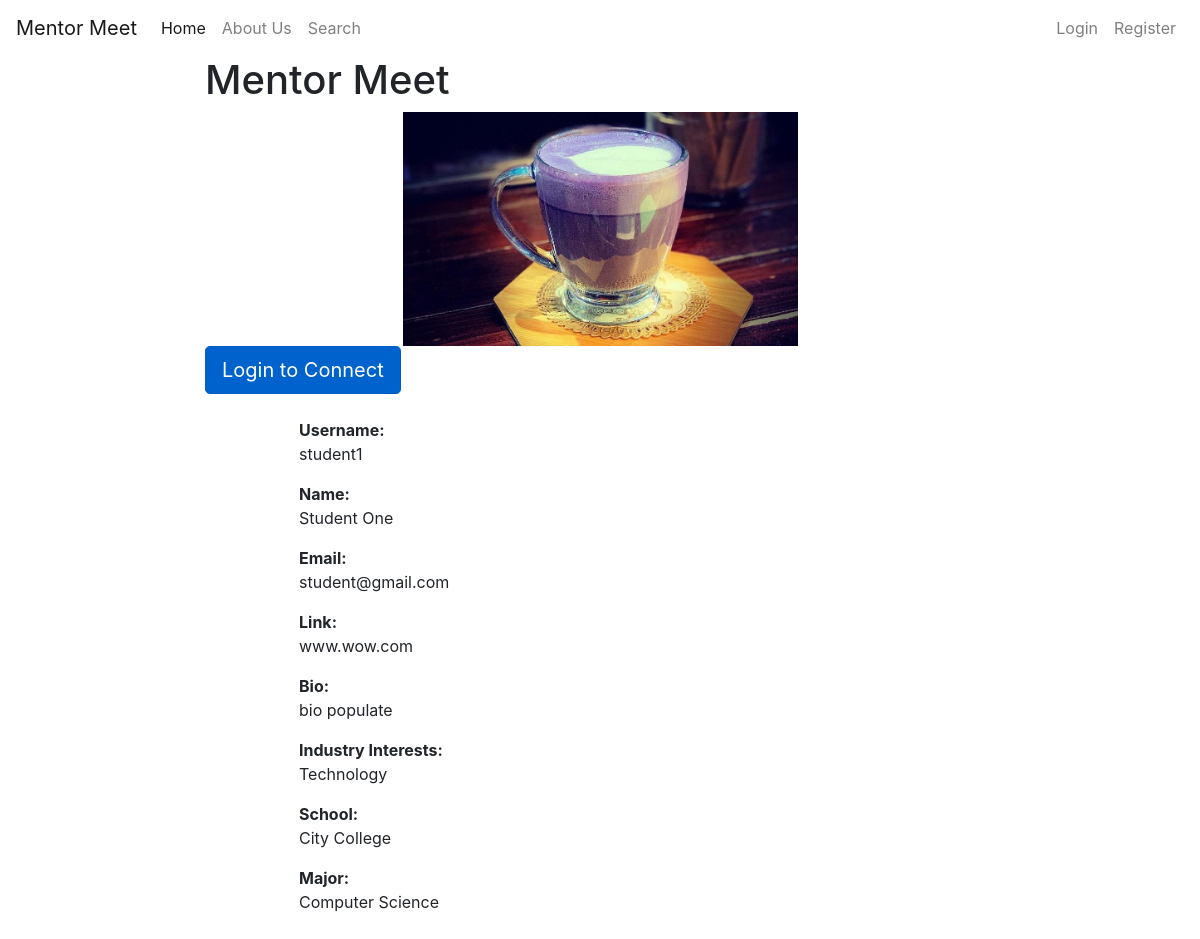
The page /profile/9/ on the database as committed earlier.
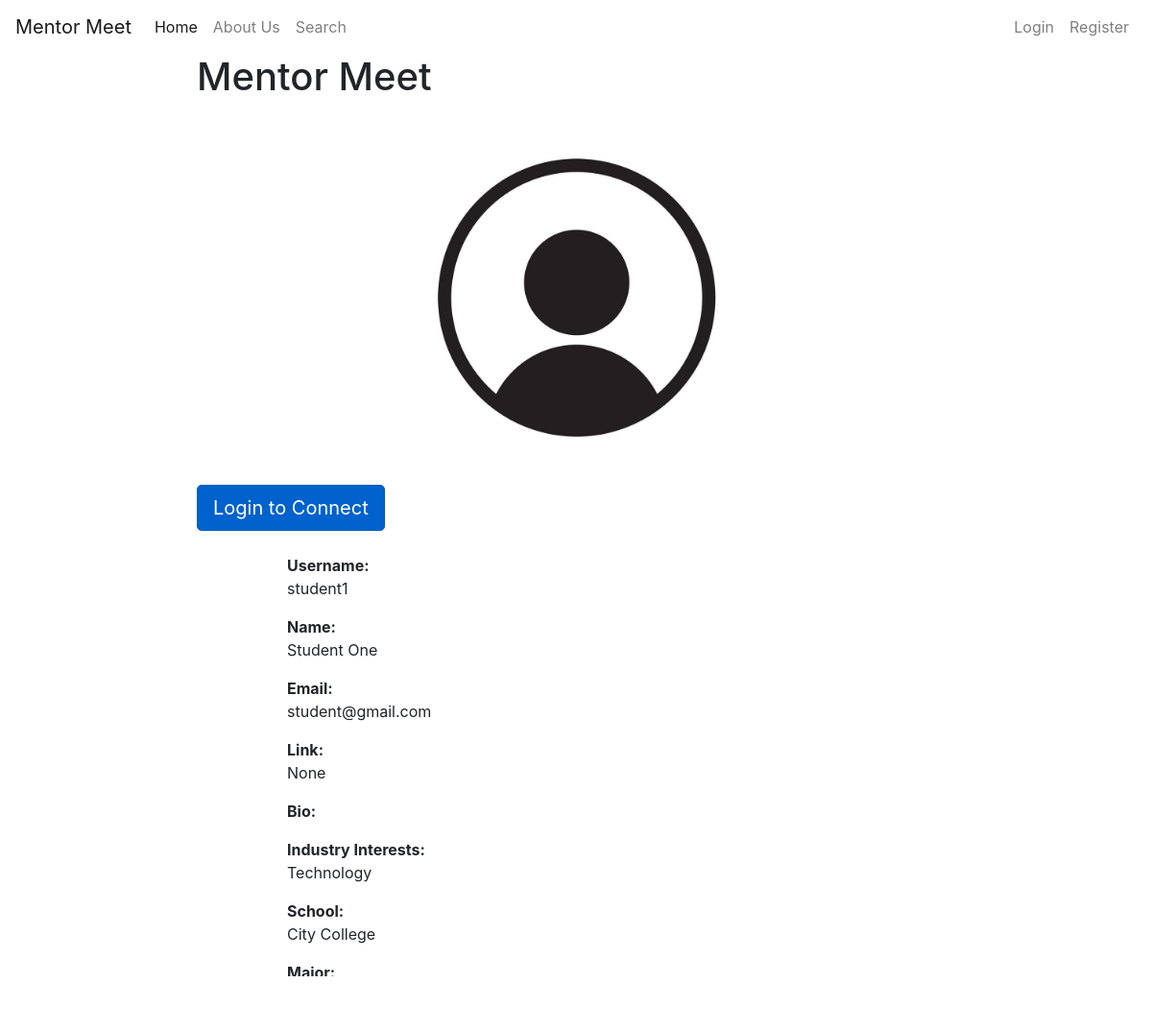
The same page on the database as committed later.
### app_user/models.py (models this page shows)
class Profile(models.Model):
    user = models.OneToOneField(User, on_delete=models.CASCADE)
    bio = models.TextField(
        default='',
        null=True,
        blank=True,
    )
    website = models.URLField(blank=True, null=True)
    image = models.ImageField(default='default.jpg', upload_to='media', null=True)

class User(AbstractUser):
    is_student = models.BooleanField(default=False)
    is_mentor = models.BooleanField(default=False)
    requests = models.ManyToManyField(Request, null=True)
    schools = models.ManyToManyField(School, null=True)
    majors = models.ManyToManyField(Major, null=True)
    companies = models.ManyToManyField(Company, null=True)
    industries = models.ManyToManyField(Industry, null=True)
    position = models.CharField(max_length=20, null=True)

class Industry(models.Model):
    name = models.CharField(max_length=30)
    def __str__(self):
        return f'{self.name}'

class School(models.Model):
    name = models.CharField(max_length=30)
    def __str__(self):
        return f'{self.name}'

class Major(models.Model):
    name = models.CharField(max_length=30)
    def __str__(self):
        return f'{self.name}'

### profile/views.py (the view, shortened to what this page needs)
# urls.py: path('profile/', include('profile.urls')),
def profile(request, pk):
    profile_user = User.objects.get(pk=pk)
    profile = Profile.objects.get(user=profile_user)
    if request.user.is_authenticated:
        if profile_user.is_student and request.user.is_mentor:
            profile_connection = Connection.objects.filter(student=profile_user).filter(mentor=request.user)
        elif profile_user.is_mentor and request.user.is_student:
            profile_connection = Connection.objects.filter(mentor=profile_user).filter(student=request.user)
        else:
            profile_connection = None
    else:
        profile_connection = None
    context = {
        'profile': profile,
        'profile_user': profile_user,
        'profile_connection':profile_connection,
        'pk': pk,
    }
    return render(request, 'profile/profile.html', context=context)

### profile/templates/profile/profile.html (shortened to what this page needs)
{% extends "home/home.html" %}
{% block content %}
    <div class="content-section">
        <div class="media">
            <img src="{{ profile.image.url }}" width="50%" height="50%" class="center">
        </div>
        {% if user.is_authenticated %}
            {% if user.id == pk %}
                {% if user.is_student %}
                    <h2 align="center">You are registered as a Student</h2>
                {% elif user.is_mentor %}
                    <h2 align="center">You are registered as a Mentor</h2>
                {% endif %}
                <br>
                <a id="edit_btn" href ='{% url "edit" %}' class="btn btn-primary btn-sm" align: "center">Edit Profile</a>
            {% elif user.id != pk %}
                {% if profile_connection %}
                    {% for profile in profile_connection %}
                        {% if profile.status == 'P' %}
                            <h4 align="center">You have a Pending Connection Request</h4>
                        {% elif profile.status == 'C' %}
                            <h4 align="center">You are Connected!</h4>
                        {% endif %}
                    {% endfor %}
                {% else %}
                    <form method="POST" action="{% url "profile" pk %}">
                    {% csrf_token %}
                    <input name="user_id" type="hidden" value="{{ pk }}"></input>
                    <input id="connect_btn" class="btn btn-primary btn-sm" name = "action" type="submit" value="Connect"></input>
                    </form>
                {% endif %}
            {% endif %}
        {% else %}
            <a href="/login" class="btn btn-primary btn-lg active">Login to Connect</a>
        {% endif %}
        <div class="container">
        <br>
            <p>
                <strong>Username:</strong>
                <br>
                {{ profile_user.username }}
            </p>
            <p>
                <strong>Name:</strong>
                <br>
                {{ profile_user.first_name }} {{ profile_user.last_name }}
            </p>
            <p>
                <strong>Email:</strong>
                <br>
                {{ profile_user.email }}
            </p>
            <p>
                <strong>Link:</strong>
                <br>
                {{ profile.website }}
            </p>
            <p>
                <strong>Bio:</strong>
                <br>
                {{ profile.bio }}
            </p>
            <p>
                {% if profile_user.is_student %}
                <strong>Industry Interests:</strong>
                {% elif profile_user.is_mentor %}
                <strong>Industry:</strong>
                {% endif %}
                <br>
                {% for industry in profile_user.industries.all %}
                {{ industry }}
                <br>
                {% endfor %}
            </p>
            <p>
                <strong>School:</strong>
                <br>
                {% for school in profile_user.schools.all %}
                {{ school }}
                <br>
                {% endfor %}
            </p>
            <p>
                <strong>Major:</strong>
                <br>
                {% for major in profile_user.majors.all %}
                {{ major }}
                <br>
                {% endfor %}
            </p>
            <br>
        </div>
      </div>
    </div>
{% endblock content %}

### home/templates/home/home.html (shortened to what this page needs)
<!DOCTYPE html>
<html lang="en">
<head>
    {% load static %}
    <link rel="stylesheet" href="https://stackpath.bootstrapcdn.com/bootstrap/4.3.1/css/bootstrap.min.css">
    <link rel="stylesheet" href="https://maxcdn.bootstrapcdn.com/font-awesome/4.7.0/css/font-awesome.min.css">
</head>
<body>
<div class="bs-example">
    <nav class="navbar navbar-expand-md  navbar-light bg-light-blue">
        <a href="{% url "home" %}" class="navbar-brand">Mentor Meet</a>
        {% if user.is_authenticated %}
        <div class="collapse navbar-collapse" id="navbarCollapse">
            <div class="navbar-nav">
                <li class="nav-item active"><a href="{% url "home" %}" class="nav-link">Home</a><li>
                <li class="nav-item"><a href="{% url "profile" user.id %}" class="nav-link">Profile</a></li>
                <li class="nav-item"><a href="{% url "search" %}" class="nav-link">Search</a></li>
                <li class="nav-item"><a href="{% url "connections" %}" class="nav-link">Connections</a></li>
                <li class="nav-item"><a href="{% url "pending" %}" class="nav-link">Pending</a></li>
                <li class="nav-item"><a href="{% url "requests" %}" class="nav-link">Requests</a></li>
            </div>
            <div class="navbar-nav ml-auto">
                <li class="nav-item"><a href="/logout" class="nav-link">Log out</a></li>
            </div>
        </div>
    {% else %}
        <div class="collapse navbar-collapse" id="navbarCollapse">
            <div class="navbar-nav">
                <li class="nav-item active"><a href="{% url "home" %}" class="nav-link">Home</a></li>
                <li class="nav-item"><a href="/about" class="nav-link">About Us</a></li>
                <li class="nav-item"><a href="{% url "search" %}" class="nav-link">Search</a></li>
            </div>
            <div class="navbar-nav ml-auto">
                <li class="nav-item"><a href="/login" class="nav-link">Login</a></li>
                <li class="nav-item"><a href="{% url "register" %}" class="nav-link">Register</a><li>
            </div>
        </div>
        {% endif %}
    </nav>
</div>
<div id="content", name="content", class="main">
    <div class="row justify-content-center">
        <div class="col-8">
            {% block title %}
            <h1>Mentor Meet</h1>
            {% endblock %}
            {% block content %}{% endblock %}
        </div>
    </div>
</body>
</html>

### profile/templates/profile/profile.html (style rules this page uses)
.container { width: 80% }
.center { display: block; margin-left: auto; margin-right: auto; }

Rows that differ between the two databases and show on the page:
no longer on this page (row unchanged): Major: name "Computer Science"
changed Profile: image: picture removed, a placeholder shows; website "www.wow.com" → "None"; bio "bio populate" → (not shown)
